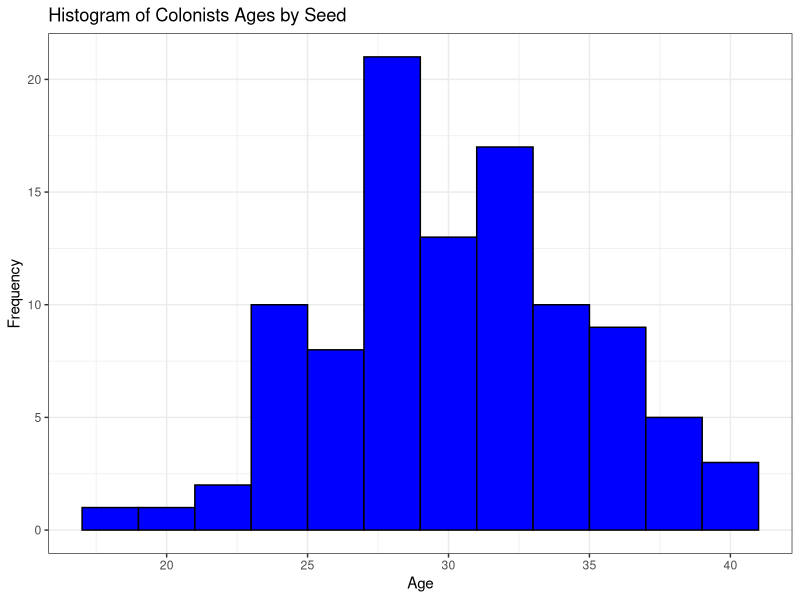
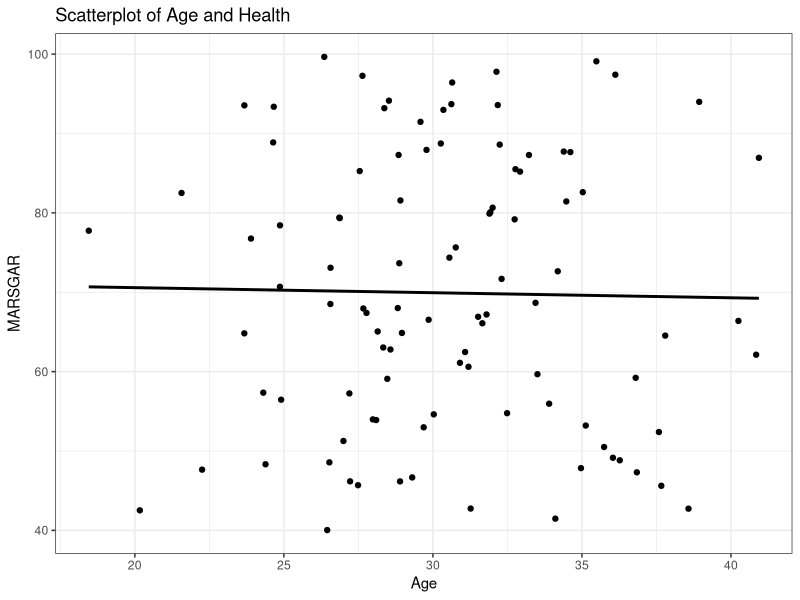
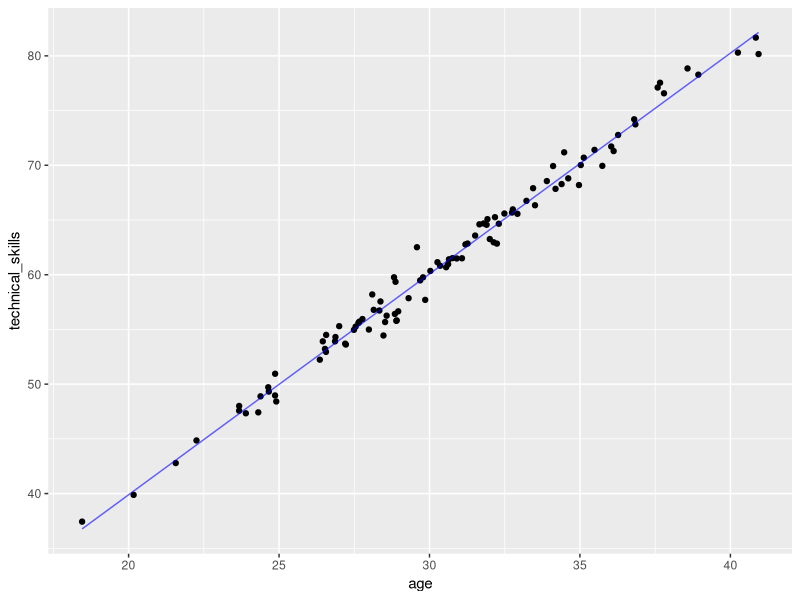
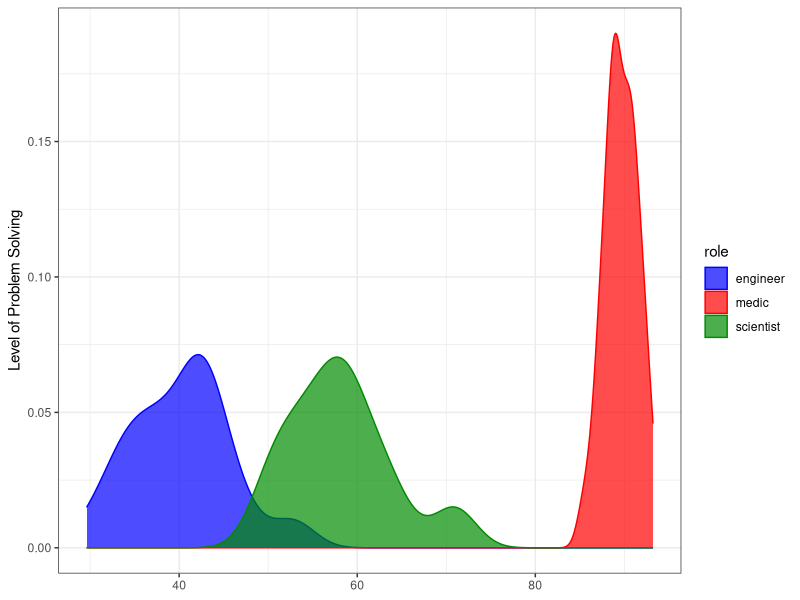

These charts were generated, in order, by the following R code:
## ---- chunk 1
library(tidyverse) 
library(ggplot2)
library(MASS)

## ---- chunk 2


set.seed(123)

age <- rnorm(100, mean = 30, sd = 5)

df_colonists <- data.frame(id = 1:100, age)
                                      

## ---- chunk 3

data.frame(df_colonists) %>%
ggplot(
 aes(x=age)
)+
  theme_bw()+
  geom_histogram(binwidth=2,color="black", fill="blue") +
  labs(title = "Histogram of Colonists Ages by Seed",
       x = "Age", y = "Frequency")

  
## ---- chunk 4

role <- rep(c("engineer", "scientist", "medic"), 
             each = 34, 
             length.out = 100)

df_colonists <- df_colonists %>%
  mutate(role)

print(role)
## ---- chunk 5

set.seed(123)

df_colonists$marsgar <- runif(100, min = 40, max = 100)

df_colonists %>%
ggplot( aes(
    x = age,
    y = marsgar
  ) )+
  theme_bw()+
  geom_point()+
  geom_smooth(method=lm, color = "black",se = FALSE)+
  labs(
      x = "Age",
      y = "MARSGAR",
      title = "Scatterplot of Age and Health"
  )

## ---- chunk 6

set.seed(1235)

df_colonists$technical_skills <- 2 * df_colonists$age + rnorm(100, mean = 0, sd = 1)


df_colonists %>%
lm(technical_skills = 2 * age + noise)

df_colonists %>%
  ggplot(aes(
    x = age,
    y = technical_skills
  ))+
  geom_point()+
  geom_line(stat = "smooth", method="lm", alpha = .6, color = "blue", se = FALSE)

## ---- chunk 7


d_engineer <- rnorm(100, mean = 40, sd = 5)
d_scientist <- rnorm(100, mean = 60, sd = 7)
d_medic <- rnorm(100, mean = 90, sd = 2)



df_colonists <- df_colonists %>%
mutate(problem_solving = case_when(
    role == "engineer" ~ d_engineer,
    role == "scientist" ~ d_scientist,
    role == "medic" ~ d_medic
  ))


df_colonists %>%
  ggplot(aes(
    x = problem_solving,
    color = role,
    fill = role
  ))+
scale_fill_manual(values=c("blue", "red","green4"))+
  scale_color_manual(values=c("blue", "red","green4"))+
  geom_density(alpha = 0.7) +
  theme_bw()+
  labs(
    x = NULL,
    y = "Level of Problem Solving"
  )
